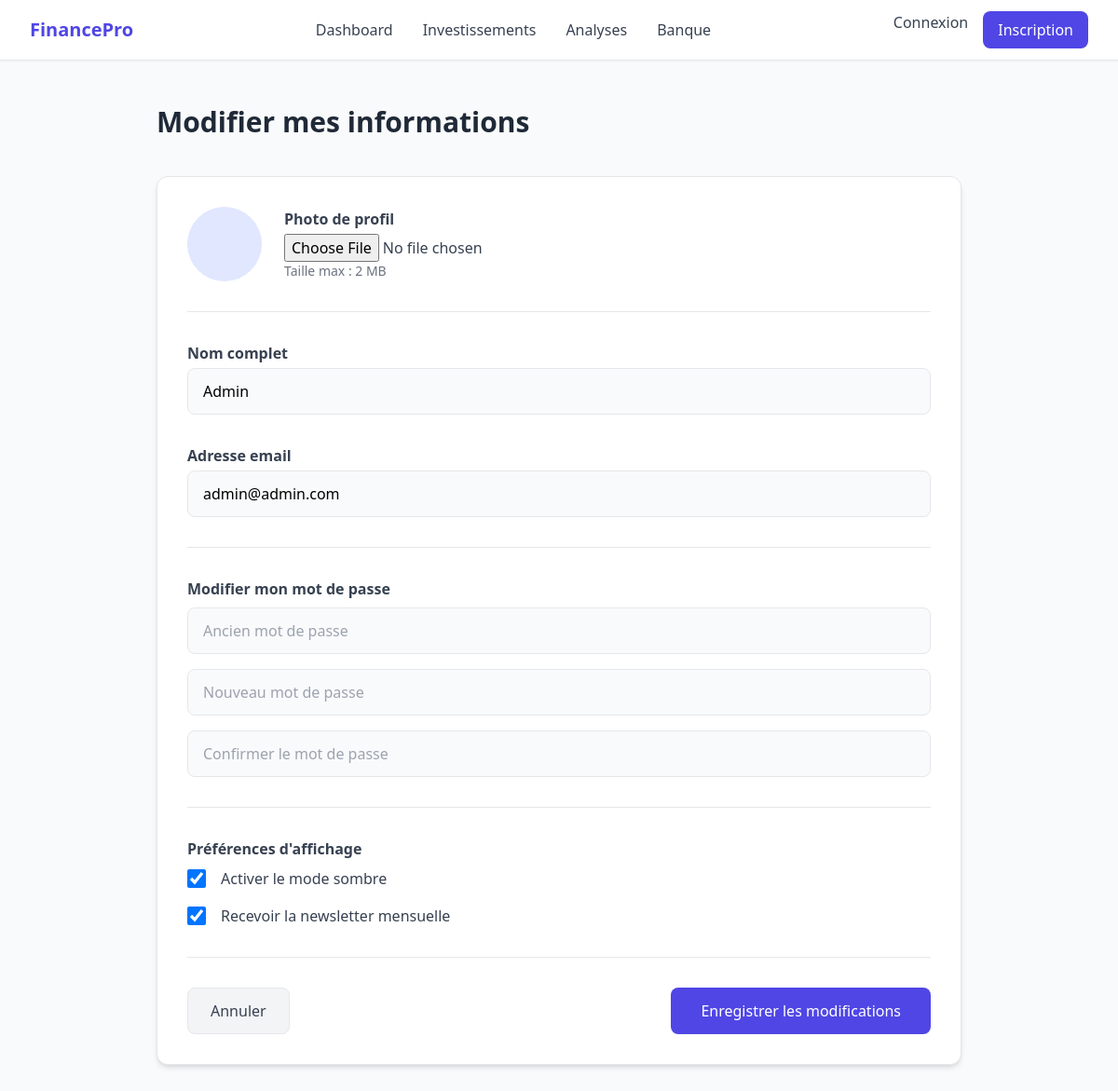
Screenshot of /account/edit with the database file from the repository.
### app/models.py (models this page shows)
class User(UserMixin, db.Model):
    id = db.Column(db.Integer, primary_key=True)
    username = db.Column(db.String(50), unique=True, nullable=False)
    email = db.Column(db.String(120), unique=True, nullable=False)
    password_hash = db.Column(db.String(255), nullable=False)
    phone_number = db.Column(db.String(20), unique=True, nullable=True)
    double_auth_enabled = db.Column(db.Boolean, default=False)
    certified = db.Column(db.Boolean, default=False)
    anonymous = db.Column(db.Boolean, default=False)
    dark_mode = db.Column(db.Boolean, default=False)
    news_letter_subscribed = db.Column(db.Boolean, default=True)
    role = db.Column(db.String(20), default='user')
    bank_accounts = db.relationship('MainBankAccount', backref='user', lazy=True)

### app/routes/main.py (the view, shortened to what this page needs)
@main_bp.route("/account/edit", methods=["GET", "POST"])
def edit_account():
    user = User.query.first()
    return render_template("account/edit_account.html", user=user)

### app/templates/account/edit_account.html (shortened to what this page needs)
{% extends 'base.html' %}
{% block content %}
<div class="max-w-4xl mx-auto px-4 py-12">
    <h1 class="text-3xl font-bold text-gray-800 mb-10">
        Modifier mes informations
    </h1>
    <div class="bg-white border border-gray-200 rounded-xl shadow-md p-8">
        <form action="/account/edit" method="POST" enctype="multipart/form-data" class="space-y-8">
            <div class="flex items-center space-x-6">
                <div class="w-20 h-20 rounded-full bg-indigo-100 text-indigo-600 text-3xl font-bold flex items-center justify-center">
                </div>
                <div>
                    <label class="block font-semibold text-gray-700 mb-1">Photo de profil</label>
                    <input type="file" name="avatar" accept="image/*"
                           class="block w-full text-gray-700">
                    <p class="text-sm text-gray-500">Taille max : 2 MB</p>
                </div>
            </div>
            <hr>
            <div>
                <label class="block text-gray-700 font-semibold mb-1">Nom complet</label>
                <input type="text" name="name" value="{{ user.username if user else '' }}" required
                       class="w-full px-4 py-3 border rounded-lg bg-gray-50 focus:ring-2 focus:ring-indigo-600">
            </div>
            <div>
                <label class="block text-gray-700 font-semibold mb-1">Adresse email</label>
                <input type="email" name="email" value="{{ user.email if user else '' }}" required
                       class="w-full px-4 py-3 border rounded-lg bg-gray-50 focus:ring-2 focus:ring-indigo-600">
            </div>
            <hr>
            <div>
                <label class="block text-gray-700 font-semibold mb-2">Modifier mon mot de passe</label>
                <input type="password" name="old_password" placeholder="Ancien mot de passe"
                       class="w-full px-4 py-3 border rounded-lg bg-gray-50 focus:ring-2 focus:ring-indigo-600 mb-4">
                <input type="password" name="new_password" placeholder="Nouveau mot de passe"
                       class="w-full px-4 py-3 border rounded-lg bg-gray-50 focus:ring-2 focus:ring-indigo-600 mb-4">
                <input type="password" name="confirm_password" placeholder="Confirmer le mot de passe"
                       class="w-full px-4 py-3 border rounded-lg bg-gray-50 focus:ring-2 focus:ring-indigo-600">
            </div>
            <hr>
            <div>
                <label class="block text-gray-700 font-semibold mb-2">Préférences d'affichage</label>
                <div class="flex items-center space-x-4 mb-4">
                    <input type="checkbox" name="darkmode" id="darkmode"
                           class="w-5 h-5" {% if user.dark_mode %}checked{% endif %}>
                    <label for="darkmode" class="text-gray-700">Activer le mode sombre</label>
                </div>
                <div class="flex items-center space-x-4">
                    <input type="checkbox" name="newsletter" id="newsletter"
                           class="w-5 h-5" {% if user.news_letter_subscribed %}checked{% endif %}>
                    <label for="newsletter" class="text-gray-700">Recevoir la newsletter mensuelle</label>
                </div>
            </div>
            <hr>
            <div class="flex justify-between">
                <a href="/account"
                   class="py-3 px-6 bg-gray-100 border rounded-lg text-gray-700 hover:bg-gray-200 transition">
                    Annuler
                </a>
                <button type="submit"
                        class="py-3 px-8 bg-indigo-600 text-white rounded-lg hover:bg-indigo-700 transition">
                    Enregistrer les modifications
                </button>
            </div>
        </form>
    </div>
</div>
{% endblock %}

### app/templates/base.html (shortened to what this page needs)
<!DOCTYPE html>
<html lang="fr">
<head>
    <script src="https://cdn.tailwindcss.com"></script>
</head>
<body class="bg-gray-50">
    {% include 'components/header.html' %}
    <main class="min-h-screen">
        {% block content %}{% endblock %}
    </main>
</body>
</html>

### app/templates/components/header.html (shortened to what this page needs)
<header class="bg-white shadow-sm border-b border-gray-200">
  <div class="max-w-7xl mx-auto px-4 sm:px-6 lg:px-8">
    <div class="flex justify-between h-16 items-center">
      <a href="/" class="text-xl font-bold text-indigo-600">
        FinancePro
      </a>
      <nav class="hidden md:flex space-x-8">
        <a href="/dashboard" class="text-gray-700 hover:text-indigo-600 transition">Dashboard</a>
        <a href="/invest" class="text-gray-700 hover:text-indigo-600 transition">Investissements</a>
        <a href="/analyses" class="text-gray-700 hover:text-indigo-600 transition">Analyses</a>
        <a href="/bank-accounts" class="text-gray-700 hover:text-indigo-600 transition">Banque</a>
      </nav>
      <div class="hidden md:flex space-x-4">
        {% if current_user.is_authenticated %}
          <a href="/logout"
              class="text-gray-700 hover:text-indigo-600">
            Déconnexion
          </a>
          <a href="/account"
              class="bg-gray-100 hover:bg-gray-200 text-gray-700 px-4 py-2 rounded-lg">
            Mon compte
          </a>
        {% else %}
          <a href="/login" class="text-gray-700 hover:text-indigo-600">Connexion</a>
          <a href="/register"
            class="bg-indigo-600 hover:bg-indigo-700 text-white px-4 py-2 rounded-lg">
            Inscription
          </a>
        {% endif %}
      </div>
    </div>
  </div>
</header>

### rows the page displays
User: name "Admin", email "admin@admin.com", dark_mode "☑", news_letter_subscribed "☑"
